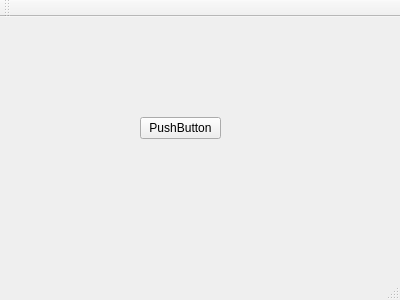
<?xml version="1.0" encoding="UTF-8"?>
<ui version="4.0">
 <class>MainWindow</class>
 <widget class="QMainWindow" name="MainWindow">
  <property name="geometry">
   <rect>
    <x>0</x>
    <y>0</y>
    <width>400</width>
    <height>300</height>
   </rect>
  </property>
  <property name="windowTitle">
   <string>MainWindow</string>
  </property>
  <widget class="QWidget" name="centralWidget">
   <widget class="QPushButton" name="pushButton">
    <property name="geometry">
     <rect>
      <x>140</x>
      <y>100</y>
      <width>81</width>
      <height>22</height>
     </rect>
    </property>
    <property name="text">
     <string>PushButton</string>
    </property>
   </widget>
  </widget>
  <widget class="QMenuBar" name="menuBar">
   <property name="geometry">
    <rect>
     <x>0</x>
     <y>0</y>
     <width>400</width>
     <height>19</height>
    </rect>
   </property>
  </widget>
  <widget class="QToolBar" name="mainToolBar">
   <attribute name="toolBarArea">
    <enum>TopToolBarArea</enum>
   </attribute>
   <attribute name="toolBarBreak">
    <bool>false</bool>
   </attribute>
  </widget>
  <widget class="QStatusBar" name="statusBar"/>
 </widget>
 <layoutdefault spacing="6" margin="11"/>
 <resources/>
 <connections/>
</ui>
